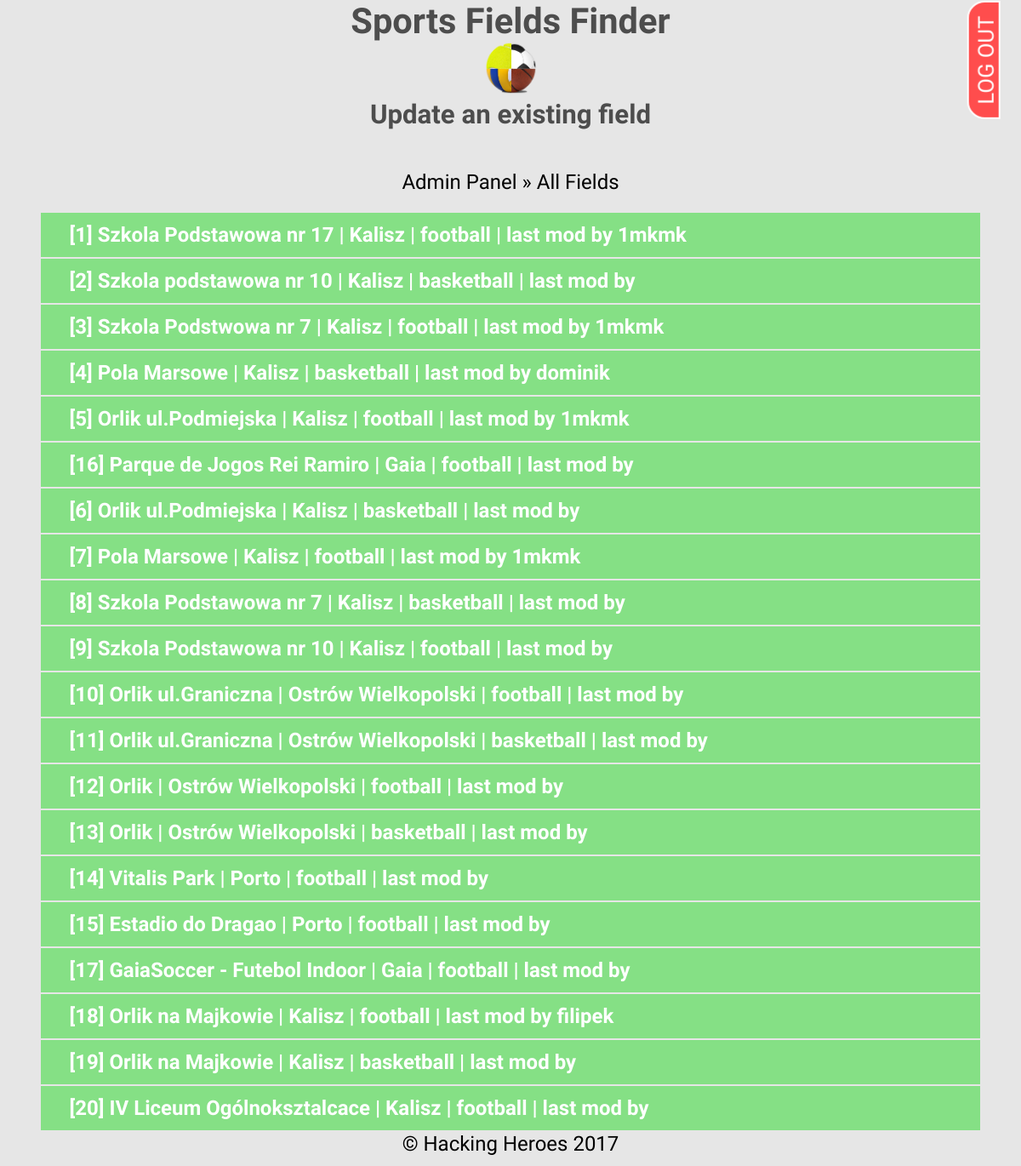
The page /all_fields.php (signed in) on the database its author committed.
### tables this page shows
CREATE TABLE `fields` (
  `id` bigint(255) NOT NULL AUTO_INCREMENT,
  `name` varchar(30) NOT NULL,
  `position` text NOT NULL,
  `status` varchar(15) NOT NULL,
  `type` varchar(25) NOT NULL,
  `city` varchar(30) NOT NULL,
  `description` text NOT NULL,
  `starttime` varchar(100) NOT NULL,
  `endtime` varchar(100) NOT NULL,
  `last_modifier` bigint(255) NOT NULL,
  PRIMARY KEY (`id`)
);

CREATE TABLE `users` (
  `id` bigint(255) NOT NULL AUTO_INCREMENT,
  `username` varchar(24) NOT NULL,
  `password` varchar(24) NOT NULL,
  `email` varchar(40) NOT NULL,
  `rank` varchar(30) NOT NULL DEFAULT 'user',
  PRIMARY KEY (`id`)
);

### all_fields.php (the view, shortened to what this page needs)
<?php
    include "SQL/db_connect.php";
    include "Base/head.php";
    if(isset($_COOKIE['ID']) || isset($_COOKIE['sff_admin']) ): ?>
    <a onclick="log_out();" ontouch="log_out();" ontouch="log_out();" id="log-out" href="#">LOG OUT</a>
    <?php endif;
    if (isset($_COOKIE['sff_admin'])):?>
<header>
    <h1>Sports Fields Finder</h1>
    <a href="index.php"><img src="img/logo.png" alt="logo" /></a>
    <h2>Update an existing field</h2>
</header>
<nav>
    <a href="admin_panel.php">Admin panel</a> &raquo;
    <a href="#">All fields</a>
</nav>
<section>
    <ul class="fields-container">
    <?php
    $sql = "SELECT id, name, city, status, type, last_modifier FROM fields";
    $result = $conn->query($sql);
    $fields_data = mysqli_fetch_all($result, MYSQLI_ASSOC);
    foreach($fields_data as $field):
        $user_id = $field['last_modifier'];
        $sql = "SELECT username FROM users WHERE id=$user_id";
        $result = $conn->query($sql);
        $users_data = mysqli_fetch_all($result, MYSQLI_ASSOC);
        $user = $users_data[0];?>
        <a href="update_field.php?id=<?= $field['id']?>">
            <li class="<?=$field['status']?>" id="li_<?=$field['id']?>">
                [<?= $field['id']?>] <?= $field['name']?> | <?= $field['city']?> | <?= $field['type']?> | last mod by <a href="update_account.php?id=<?=$user_id?>" id="a_<?=$field['id']?>"><?=$user['username']?></a>
            </li>
        </a>
    <?php endforeach;
    ?>
    </ul>
</section>
<?php
    else: header("Location: admin_login.php");
    endif;
    include "Base/foot.php";
?>

### Base/head.php (shortened to what this page needs)
<!DOCTYPE html>
<html>
    <head>
        <link rel="stylesheet" href="css/style.css">
    </head>
    <body>

### Base/foot.php
<footer>&copy; Hacking Heroes <?php echo date("Y");?></footer>
</body>
</html>

### css/style.css (style rules this page uses)
* { margin: 0; border: 0; box-sizing: border-box; font-family: 'Khand', sans-serif; }
body { background: #e6e6e6; }
a { text-decoration: none; }
a#log-out:link, a#log-out:visited, a#log-out { display: inline-block; position: fixed; padding: 0.2em 0.6em 0; top: 2em; right: -1em; transform: rotate(-90deg); border-radius: 0.8em 0.8em 0 0; border: 2px white solid; background: #ff4d4d; color: white; font-size: 1.6em; transition: opacity 0.3s ease-out; transition-property: all; }
footer { height: 5vh; font-size: 3vh; text-align: center; background: #e6e6e6; }
nav { height: 6vh; text-align: center; font-size: 3vh; text-transform: capitalize; }
nav a:link, nav a:visited { color: black; }
header { height: 25vh; font-size: 2.6vh; color: #4d4d4d; padding: 0em 1em; text-align: center; }
header img { width: 3em; height: auto; }
ul.fields-container { list-style: none; padding: 0; font-size: 1.5em; font-weight: bolder; }
ul.fields-container li { padding: 0.5em 1.4em; margin: 2px 2em; color: white; transition: opacity 0.3s ease-out; transition-property: all; }
ul.fields-container li a, ul.fields-container li a:link, ul.fields-container li a:hover, ul.fields-container li a:visited, ul.fields-container li a:active { font-weight: bolder; color: white; }
li.free { background: #85e085; }
.description, .title, h2, .status-free, .status-occupied, .reservation input { text-align: center; font-family: 'Khand', sans-serif; }
.fields-container li { vertical-align: middle; -webkit-transform: perspective(1px) translateZ(0); transform: perspective(1px) translateZ(0); box-shadow: 0 0 1px transparent; -webkit-transition-duration: 0.3s; transition-duration: 0.3s; -webkit-transition-property: transform; transition-property: transform; }

### rows shown on the page
fields: id "1", name "Szkola Podstawowa nr 17", city "Kalisz", type "football", users.username "1mkmk"
fields: id "2", name "Szkola podstawowa nr 10", city "Kalisz", type "basketball"
fields: id "3", name "Szkola Podstwowa nr 7", city "Kalisz", type "football", users.username "1mkmk"
fields: id "4", name "Pola Marsowe", city "Kalisz", type "basketball", users.username "dominik"
fields: id "5", name "Orlik ul.Podmiejska", city "Kalisz", type "football", users.username "1mkmk"
fields: id "16", name "Parque de Jogos Rei Ramiro", city "Gaia", type "football"
fields: id "6", name "Orlik ul.Podmiejska", city "Kalisz", type "basketball"
fields: id "7", name "Pola Marsowe", city "Kalisz", type "football", users.username "1mkmk"
fields: id "8", name "Szkola Podstawowa nr 7", city "Kalisz", type "basketball"
fields: id "9", name "Szkola Podstawowa nr 10", city "Kalisz", type "football"
fields: id "10", name "Orlik ul.Graniczna", city "Ostrów Wielkopolski", type "football"
fields: id "11", name "Orlik ul.Graniczna", city "Ostrów Wielkopolski", type "basketball"
fields: id "12", name "Orlik", city "Ostrów Wielkopolski", type "football"
fields: id "13", name "Orlik", city "Ostrów Wielkopolski", type "basketball"
fields: id "14", name "Vitalis Park", city "Porto", type "football"
fields: id "15", name "Estadio do Dragao", city "Porto", type "football"
fields: id "17", name "GaiaSoccer - Futebol Indoor", city "Gaia", type "football"
fields: id "18", name "Orlik na Majkowie", city "Kalisz", type "football", users.username "filipek"
fields: id "19", name "Orlik na Majkowie", city "Kalisz", type "basketball"
fields: id "20", name "IV Liceum Ogólnoksztalcace", city "Kalisz", type "football"
